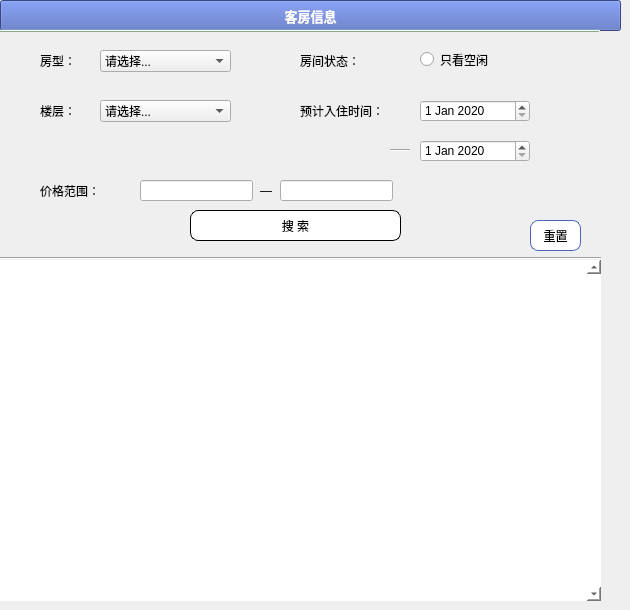
    <widget class="QWidget" name="page">
     <widget class="QToolButton" name="toolButton_2">
      <property name="geometry">
       <rect>
        <x>0</x>
        <y>0</y>
        <width>621</width>
        <height>31</height>
       </rect>
      </property>
      <property name="font">
       <font>
        <family>FontAwesome</family>
        <pointsize>10</pointsize>
        <weight>75</weight>
        <bold>true</bold>
       </font>
      </property>
      <property name="styleSheet">
       <string notr="true">background-color: rgb(76, 100, 186);
color: rgb(255, 255, 255);</string>
      </property>
      <property name="text">
       <string>客房信息</string>
      </property>
      <property name="icon">
       <iconset>
        <normaloff>../../../../../pictures/search1.png</normaloff>../../../../../pictures/search1.png</iconset>
      </property>
      <property name="toolButtonStyle">
       <enum>Qt::ToolButtonTextBesideIcon</enum>
      </property>
     </widget>
     <widget class="QFrame" name="split_2">
      <property name="geometry">
       <rect>
        <x>0</x>
        <y>30</y>
        <width>600</width>
        <height>2</height>
       </rect>
      </property>
      <property name="styleSheet">
       <string notr="true">color:#CCFFCC;
border-color:#CCFFCC;
background-color:#CCFFCC</string>
      </property>
      <property name="frameShape">
       <enum>QFrame::HLine</enum>
      </property>
      <property name="frameShadow">
       <enum>QFrame::Raised</enum>
      </property>
     </widget>
     <widget class="QComboBox" name="inputType">
      <property name="geometry">
       <rect>
        <x>100</x>
        <y>50</y>
        <width>131</width>
        <height>22</height>
       </rect>
      </property>
      <item>
       <property name="text">
        <string>请选择...</string>
       </property>
      </item>
      <item>
       <property name="text">
        <string>标准间（单人）</string>
       </property>
      </item>
      <item>
       <property name="text">
        <string>标准间（双人）</string>
       </property>
      </item>
      <item>
       <property name="text">
        <string>大床房</string>
       </property>
      </item>
      <item>
       <property name="text">
        <string>总统套房</string>
       </property>
      </item>
     </widget>
     <widget class="QLabel" name="label_22">
      <property name="geometry">
       <rect>
        <x>40</x>
        <y>50</y>
        <width>41</width>
        <height>21</height>
       </rect>
      </property>
      <property name="text">
       <string>房型：</string>
      </property>
     </widget>
     <widget class="QLabel" name="label_23">
      <property name="geometry">
       <rect>
        <x>300</x>
        <y>50</y>
        <width>71</width>
        <height>21</height>
       </rect>
      </property>
      <property name="text">
       <string>房间状态：</string>
      </property>
     </widget>
     <widget class="QLabel" name="label_24">
      <property name="geometry">
       <rect>
        <x>300</x>
        <y>100</y>
        <width>101</width>
        <height>21</height>
       </rect>
      </property>
      <property name="text">
       <string>预计入住时间：</string>
      </property>
     </widget>
     <widget class="QLabel" name="label_25">
      <property name="geometry">
       <rect>
        <x>40</x>
        <y>180</y>
        <width>101</width>
        <height>21</height>
       </rect>
      </property>
      <property name="text">
       <string>价格范围：</string>
      </property>
     </widget>
     <widget class="QLineEdit" name="inputprice1">
      <property name="geometry">
       <rect>
        <x>140</x>
        <y>180</y>
        <width>113</width>
        <height>21</height>
       </rect>
      </property>
     </widget>
     <widget class="QLabel" name="label_26">
      <property name="geometry">
       <rect>
        <x>260</x>
        <y>180</y>
        <width>21</width>
        <height>21</height>
       </rect>
      </property>
      <property name="text">
       <string>—</string>
      </property>
     </widget>
     <widget class="QLineEdit" name="inputprice2">
      <property name="geometry">
       <rect>
        <x>280</x>
        <y>180</y>
        <width>113</width>
        <height>21</height>
       </rect>
      </property>
     </widget>
     <widget class="QLabel" name="label_27">
      <property name="geometry">
       <rect>
        <x>40</x>
        <y>100</y>
        <width>101</width>
        <height>21</height>
       </rect>
      </property>
      <property name="text">
       <string>楼层：</string>
      </property>
     </widget>
     <widget class="QComboBox" name="inputstorey">
      <property name="geometry">
       <rect>
        <x>100</x>
        <y>100</y>
        <width>131</width>
        <height>22</height>
       </rect>
      </property>
      <item>
       <property name="text">
        <string>请选择...</string>
       </property>
      </item>
      <item>
       <property name="text">
        <string>2</string>
       </property>
      </item>
      <item>
       <property name="text">
        <string>3</string>
       </property>
      </item>
      <item>
       <property name="text">
        <string>4</string>
       </property>
      </item>
     </widget>
     <widget class="QDateEdit" name="inputStartTime">
      <property name="geometry">
       <rect>
        <x>420</x>
        <y>100</y>
        <width>110</width>
        <height>22</height>
       </rect>
      </property>
      <property name="contextMenuPolicy">
       <enum>Qt::DefaultContextMenu</enum>
      </property>
      <property name="dateTime">
       <datetime>
        <hour>0</hour>
        <minute>0</minute>
        <second>0</second>
        <year>2020</year>
        <month>1</month>
        <day>1</day>
       </datetime>
      </property>
      <property name="maximumTime">
       <time>
        <hour>22</hour>
        <minute>59</minute>
        <second>59</second>
       </time>
      </property>
     </widget>
     <widget class="QPushButton" name="commitSearch">
      <property name="geometry">
       <rect>
        <x>190</x>
        <y>210</y>
        <width>211</width>
        <height>31</height>
       </rect>
      </property>
      <property name="styleSheet">
       <string notr="true">#commitSearch{background:#ffffff;
border: 1px solid rgba(0,0,0,255);
border-radius:8px }
#commitSearch:hover
{
background:#4c64ba
}</string>
      </property>
      <property name="text">
       <string>搜 索</string>
      </property>
     </widget>
     <widget class="Line" name="line">
      <property name="geometry">
       <rect>
        <x>0</x>
        <y>250</y>
        <width>601</width>
        <height>16</height>
       </rect>
      </property>
      <property name="orientation">
       <enum>Qt::Horizontal</enum>
      </property>
     </widget>
     <widget class="QRadioButton" name="inputFree">
      <property name="geometry">
       <rect>
        <x>420</x>
        <y>50</y>
        <width>115</width>
        <height>19</height>
       </rect>
      </property>
      <property name="text">
       <string>只看空闲</string>
      </property>
     </widget>
     <widget class="QDateEdit" name="inputEndTime">
      <property name="geometry">
       <rect>
        <x>420</x>
        <y>140</y>
        <width>110</width>
        <height>22</height>
       </rect>
      </property>
      <property name="contextMenuPolicy">
       <enum>Qt::DefaultContextMenu</enum>
      </property>
      <property name="dateTime">
       <datetime>
        <hour>0</hour>
        <minute>0</minute>
        <second>0</second>
        <year>2020</year>
        <month>1</month>
        <day>1</day>
       </datetime>
      </property>
      <property name="maximumTime">
       <time>
        <hour>22</hour>
        <minute>59</minute>
        <second>59</second>
       </time>
      </property>
     </widget>
     <widget class="Line" name="line_16">
      <property name="geometry">
       <rect>
        <x>390</x>
        <y>140</y>
        <width>20</width>
        <height>20</height>
       </rect>
      </property>
      <property name="orientation">
       <enum>Qt::Horizontal</enum>
      </property>
     </widget>
     <widget class="QScrollArea" name="scrollArea">
      <property name="geometry">
       <rect>
        <x>0</x>
        <y>260</y>
        <width>601</width>
        <height>341</height>
       </rect>
      </property>
      <property name="contextMenuPolicy">
       <enum>Qt::DefaultContextMenu</enum>
      </property>
      <property name="styleSheet">
       <string notr="true">background-color:white</string>
      </property>
      <property name="frameShape">
       <enum>QFrame::NoFrame</enum>
      </property>
      <property name="verticalScrollBarPolicy">
       <enum>Qt::ScrollBarAlwaysOn</enum>
      </property>
      <property name="horizontalScrollBarPolicy">
       <enum>Qt::ScrollBarAsNeeded</enum>
      </property>
      <property name="widgetResizable">
       <bool>true</bool>
      </property>
      <property name="alignment">
       <set>Qt::AlignCenter</set>
      </property>
      <widget class="QWidget" name="scrollAreaWidgetContents">
       <property name="geometry">
        <rect>
         <x>0</x>
         <y>0</y>
         <width>588</width>
         <height>341</height>
        </rect>
       </property>
       <widget class="QWidget" name="gridLayoutWidget">
        <property name="geometry">
         <rect>
          <x>0</x>
          <y>0</y>
          <width>601</width>
          <height>341</height>
         </rect>
        </property>
        <layout class="QGridLayout" name="gridLayout">
         <property name="sizeConstraint">
          <enum>QLayout::SetNoConstraint</enum>
         </property>
        </layout>
       </widget>
      </widget>
     </widget>
     <widget class="QPushButton" name="reset">
      <property name="geometry">
       <rect>
        <x>530</x>
        <y>220</y>
        <width>51</width>
        <height>31</height>
       </rect>
      </property>
      <property name="styleSheet">
       <string notr="true">#reset{background:#ffffff;
border:1px solid rgba(76,100,186,255);
border-radius:8px}
#reset:hover
{
background:#4c64ba
}</string>
      </property>
      <property name="text">
       <string>重置</string>
      </property>
     </widget>
    </widget>
